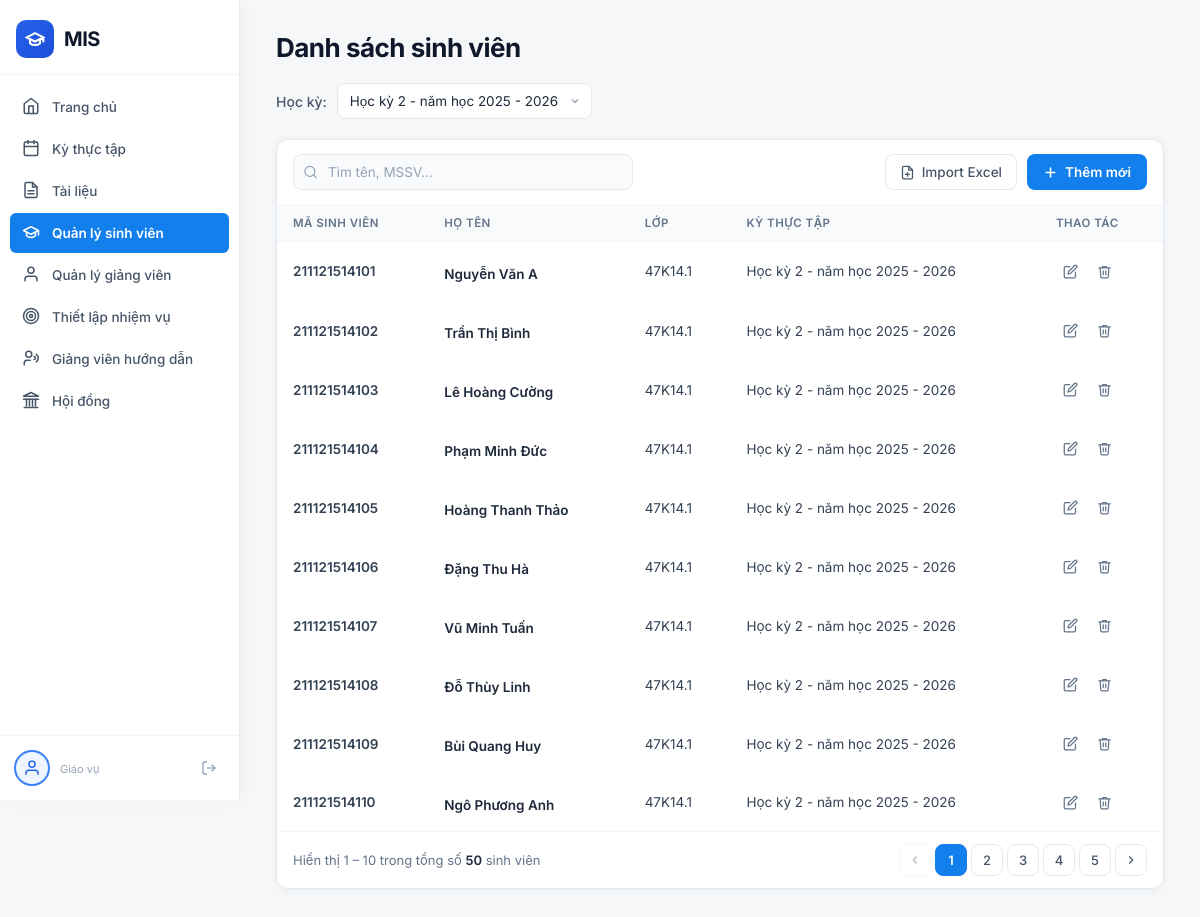
Screenshot of /giao-vu/quan-ly-sinh-vien/ with the database file from the repository.
### Home/models.py (models this page shows, shortened)
class SinhVien(models.Model):
    ma_sv = models.CharField(max_length=20, primary_key=True)
    ho_ten = models.CharField(max_length=255)
    lop = models.CharField(max_length=50)
    ky_hien_tai = models.ForeignKey(KyThucTap, on_delete=models.SET_NULL, null=True)

class KyThucTap(models.Model):
    ten_ky = models.CharField(max_length=255)
    ngay_bat_dau = models.DateField()
    ngay_ket_thuc = models.DateField()
    gv_phu_trach = models.ForeignKey(GiangVien, on_delete=models.SET_NULL, null=True)

### GiaoVu/views.py (the view, shortened to what this page needs)
# urls.py: path('quan-ly-sinh-vien/', views.ql_sinh_vien_view, name='giaovu_qlsinhvien'),
def ql_sinh_vien_view(request):
    selected_ky  = request.GET.get('ky', '')
    search_query = request.GET.get('q', '').strip()
    if not selected_ky and 'ky' not in request.GET:
        newest = KyThucTap.objects.order_by('-id').first()
        if newest:
            selected_ky = str(newest.id)
    sv_list = SinhVien.objects.select_related('ky_hien_tai').all().order_by('ma_sv')
    if selected_ky:
        sv_list = sv_list.filter(ky_hien_tai__id=selected_ky)
    if search_query:
        sv_list = sv_list.filter(Q(ma_sv__icontains=search_query) | Q(ho_ten__icontains=search_query))
    paginator = Paginator(sv_list, 10)
    page_obj  = paginator.get_page(request.GET.get('page', 1))
    context = {
        'current_page' : 'qlsinhvien',
        'danh_sach_ky' : KyThucTap.objects.all().order_by('-id'),
        'page_obj'     : page_obj,
        'selected_ky'  : selected_ky,
        'selected_ky_int': int(selected_ky) if selected_ky.isdigit() else None,
        'search_query' : search_query,
    }
    return render(request, 'GiaoVu/sinh_vien.html', context)

### GiaoVu/templates/GiaoVu/sinh_vien.html (shortened to what this page needs)
{% extends 'GiaoVu/home.html' %}
{% load static %}
{% block extra_css %}
<link rel="stylesheet" href="{% static 'GiaoVu/css/sinh_vien.css' %}">
{% endblock %}
{% block content %}
<div class="page-container">
    <div class="page-header">
        <h1 class="page-title">Danh sách sinh viên</h1>
    </div>
    <div class="filter-bar">
        <label class="filter-label">Học kỳ:</label>
        <form method="get" id="filterForm">
            <select name="ky" class="select-ky" id="kySelect" onchange="document.getElementById('filterForm').submit()">
                {% for ky in danh_sach_ky %}
                <option value="{{ ky.id }}">{{ ky.ten_ky }}</option>
                {% endfor %}
            </select>
        </form>
    </div>
    <div class="table-card">
        <div class="table-toolbar">
            <form method="get" class="search-form" id="searchForm">
                <div class="search-box">
                    <input type="text" name="q" value="{{ search_query }}" placeholder="Tìm tên, MSSV..."
                        class="search-input" id="searchInput" autocomplete="off">
                </div>
            </form>
            <div class="toolbar-actions">
                <button class="btn-import" id="btnImport" type="button">
                    Import Excel
                </button>
                <button class="btn-primary" id="btnThemMoi" type="button">
                    <svg viewBox="0 0 24 24" fill="none" stroke="currentColor" stroke-width="2.5" stroke-linecap="round"
                        stroke-linejoin="round">
                        <line x1="12" y1="5" x2="12" y2="19"></line>
                        <line x1="5" y1="12" x2="19" y2="12"></line>
                    </svg>
                    Thêm mới
                </button>
            </div>
        </div>
        <table class="sv-table">
            <thead>
                <tr>
                    <th>Mã sinh viên</th>
                    <th>HỌ TÊN</th>
                    <th>LỚP</th>
                    <th>KỲ THỰC TẬP</th>
                    <th>THAO TÁC</th>
                </tr>
            </thead>
            <tbody>
                {% for sv in page_obj %}
                <tr>
                    <td class="td-mssv">{{ sv.ma_sv }}</td>
                    <td class="td-hoten">
                        <span class="sv-name">{{ sv.ho_ten }}</span>
                    </td>
                    <td>{{ sv.lop }}</td>
                    <td>{{ sv.ky_hien_tai.ten_ky|default:"—" }}</td>
                    <td class="td-actions">
                        <button class="btn-action btn-edit" type="button" title="Chỉnh sửa" data-ma="{{ sv.ma_sv }}"
                            data-hoten="{{ sv.ho_ten }}" data-lop="{{ sv.lop }}"
                            data-ky="{{ sv.ky_hien_tai.id|default:'' }}">
                            <svg viewBox="0 0 24 24" fill="none" stroke="currentColor" stroke-width="2"
                                stroke-linecap="round" stroke-linejoin="round">
                                <path d="M11 4H4a2 2 0 0 0-2 2v14a2 2 0 0 0 2 2h14a2 2 0 0 0 2-2v-7" />
                                <path d="M18.5 2.5a2.121 2.121 0 0 1 3 3L12 15l-4 1 1-4 9.5-9.5z" />
                            </svg>
                        </button>
                        <button class="btn-action btn-delete" type="button" title="Xóa"
                            onclick="confirmDelete('{{ sv.ma_sv }}', '{{ sv.ho_ten }}')">
                            <svg viewBox="0 0 24 24" fill="none" stroke="currentColor" stroke-width="2"
                                stroke-linecap="round" stroke-linejoin="round">
                                <polyline points="3 6 5 6 21 6" />
                                <path d="M19 6l-1 14a2 2 0 0 1-2 2H8a2 2 0 0 1-2-2L5 6" />
                                <path d="M10 11v6" />
                                <path d="M14 11v6" />
                                <path d="M9 6V4h6v2" />
                            </svg>
                        </button>
                    </td>
                </tr>
                {% empty %}
                <tr>
                    <td colspan="5" class="empty-row">Chưa có sinh viên nào.</td>
                </tr>
                {% endfor %}
            </tbody>
        </table>
        <div class="pagination-bar">
            {% if page_obj.paginator.count > 0 %}
            <span class="pagination-info">Hiển thị {{ page_obj.start_index }} – {{ page_obj.end_index }} trong tổng số <strong>{{ page_obj.paginator.count }}</strong> sinh viên</span>
            {% else %}
            <span class="pagination-info">Không có dữ liệu</span>
            {% endif %}
            <div class="pagination-btns">
                {% if page_obj.has_previous %}
                <a href="?page={{ page_obj.previous_page_number }}{% if selected_ky %}&ky={{ selected_ky }}{% endif %}{% if search_query %}&q={{ search_query }}{% endif %}"
                    class="pg-btn pg-prev">
                    <svg viewBox="0 0 24 24" fill="none" stroke="currentColor" stroke-width="2">
                        <polyline points="15 18 9 12 15 6"></polyline>
                    </svg>
                </a>
                {% else %}
                <button class="pg-btn pg-prev" type="button" disabled>
                    <svg viewBox="0 0 24 24" fill="none" stroke="currentColor" stroke-width="2">
                        <polyline points="15 18 9 12 15 6"></polyline>
                    </svg>
                </button>
                {% endif %}
                {% for num in page_obj.paginator.page_range %}
                {% if num == page_obj.number %}
                <span class="pg-btn pg-active">{{ num }}</span>
                {% else %}
                <a href="?page={{ num }}{% if selected_ky %}&ky={{ selected_ky }}{% endif %}{% if search_query %}&q={{ search_query }}{% endif %}"
                    class="pg-btn">{{ num }}</a>
                {% endif %}
                {% endfor %}
                {% if page_obj.has_next %}
                <a href="?page={{ page_obj.next_page_number }}{% if selected_ky %}&ky={{ selected_ky }}{% endif %}{% if search_query %}&q={{ search_query }}{% endif %}"
                    class="pg-btn pg-next">
                    <svg viewBox="0 0 24 24" fill="none" stroke="currentColor" stroke-width="2">
                        <polyline points="9 18 15 12 9 6"></polyline>
                    </svg>
                </a>
                {% else %}
                <button class="pg-btn pg-next" type="button" disabled>
                    <svg viewBox="0 0 24 24" fill="none" stroke="currentColor" stroke-width="2">
                        <polyline points="9 18 15 12 9 6"></polyline>
                    </svg>
                </button>
                {% endif %}
            </div>
        </div>
    </div>
</div>
{% endblock %}

### GiaoVu/templates/GiaoVu/home.html (shortened to what this page needs)
{% load static %}
<!DOCTYPE html>
<html lang="vi">
<head>
    <link rel="stylesheet" href="{% static 'GiaoVu/css/home.css' %}">
    {% block extra_css %}{% endblock %}
</head>
<body>
    <aside class="sidebar" id="sidebar">
        <div class="sidebar-logo">
            <div class="logo-icon">
                <svg viewBox="0 0 24 24" fill="none" stroke="currentColor" stroke-width="2.5">
                    <path d="M22 10v6M2 10l10-5 10 5-10 5z" />
                    <path d="M6 12v5c3 3 9 3 12 0v-5" />
                </svg>
            </div>
            <span class="logo-text">MIS</span>
        </div>
        <nav class="sidebar-nav">
            <a href="{% url 'GiaoVu:giaovu_home' %}" class="nav-item {% if current_page == 'home' %}active{% endif %}"
                id="nav-home">
                <span class="nav-icon">
                    <svg viewBox="0 0 24 24" fill="none" stroke="currentColor" stroke-width="2" stroke-linecap="round"
                        stroke-linejoin="round">
                        <path d="M3 9l9-7 9 7v11a2 2 0 0 1-2 2H5a2 2 0 0 1-2-2z" />
                        <polyline points="9 22 9 12 15 12 15 22" />
                    </svg>
                </span>
                <span class="nav-label">Trang chủ</span>
            </a>
            <a href="{% url 'GiaoVu:giaovu_kythuctap' %}"
                class="nav-item {% if current_page == 'kythuctap' %}active{% endif %}" id="nav-kythuctap">
                <span class="nav-icon">
                    <svg viewBox="0 0 24 24" fill="none" stroke="currentColor" stroke-width="2" stroke-linecap="round"
                        stroke-linejoin="round">
                        <rect x="3" y="4" width="18" height="18" rx="2" ry="2" />
                        <line x1="16" y1="2" x2="16" y2="6" />
                        <line x1="8" y1="2" x2="8" y2="6" />
                        <line x1="3" y1="10" x2="21" y2="10" />
                    </svg>
                </span>
                <span class="nav-label">Kỳ thực tập</span>
            </a>
            <a href="#" class="nav-item {% if current_page == 'tailieu' %}active{% endif %}" id="nav-tailieu">
                <span class="nav-icon">
                    <svg viewBox="0 0 24 24" fill="none" stroke="currentColor" stroke-width="2" stroke-linecap="round"
                        stroke-linejoin="round">
                        <path d="M14 2H6a2 2 0 0 0-2 2v16a2 2 0 0 0 2 2h12a2 2 0 0 0 2-2V8z" />
                        <polyline points="14 2 14 8 20 8" />
                        <line x1="16" y1="13" x2="8" y2="13" />
                        <line x1="16" y1="17" x2="8" y2="17" />
                    </svg>
                </span>
                <span class="nav-label">Tài liệu</span>
            </a>
            <a href="{% url 'GiaoVu:giaovu_qlsinhvien' %}"
                class="nav-item {% if current_page == 'qlsinhvien' %}active{% endif %}" id="nav-qlsinhvien">
                <span class="nav-icon">
                    <svg viewBox="0 0 24 24" fill="none" stroke="currentColor" stroke-width="2" stroke-linecap="round"
                        stroke-linejoin="round">
                        <path d="M22 10v6M2 10l10-5 10 5-10 5z" />
                        <path d="M6 12v5c3 3 9 3 12 0v-5" />
                    </svg>
                </span>
                <span class="nav-label">Quản lý sinh viên</span>
            </a>
            <a href="{% url 'GiaoVu:giaovu_qlgiangvien' %}"
                class="nav-item {% if current_page == 'qlgiangvien' %}active{% endif %}" id="nav-qlgiangvien">
                <span class="nav-icon">
                    <svg viewBox="0 0 24 24" fill="none" stroke="currentColor" stroke-width="2" stroke-linecap="round"
                        stroke-linejoin="round">
                        <path d="M20 21v-2a4 4 0 0 0-4-4H8a4 4 0 0 0-4 4v2" />
                        <circle cx="12" cy="7" r="4" />
                    </svg>
                </span>
                <span class="nav-label">Quản lý giảng viên</span>
            </a>
            <a href="#" class="nav-item {% if current_page == 'nhiemvu' %}active{% endif %}" id="nav-nhiemvu">
                <span class="nav-icon">
                    <svg viewBox="0 0 24 24" fill="none" stroke="currentColor" stroke-width="2" stroke-linecap="round"
                        stroke-linejoin="round">
                        <circle cx="12" cy="12" r="10" />
                        <circle cx="12" cy="12" r="6" />
                        <circle cx="12" cy="12" r="2" />
                    </svg>
                </span>
                <span class="nav-label">Thiết lập nhiệm vụ</span>
            </a>
            <a href="#" class="nav-item {% if current_page == 'giangvienhd' %}active{% endif %}" id="nav-giangvienhd">
                <span class="nav-icon">
                    <svg viewBox="0 0 24 24" fill="none" stroke="currentColor" stroke-width="2" stroke-linecap="round"
                        stroke-linejoin="round">
                        <circle cx="9" cy="7" r="4" />
                        <path d="M3 21v-2a4 4 0 0 1 4-4h4" />
                        <path d="M16 10a2 2 0 0 1 0 4" />
                        <path d="M19 7a6 6 0 0 1 0 10" />
                    </svg>
                </span>
                <span class="nav-label">Giảng viên hướng dẫn</span>
            </a>
            <a href="#" class="nav-item {% if current_page == 'hoidong' %}active{% endif %}" id="nav-hoidong">
                <span class="nav-icon">
                </span>
                <span class="nav-label">Hội đồng</span>
            </a>
        </nav>
        <div class="sidebar-user">
            <div class="user-avatar">
                <svg viewBox="0 0 24 24" fill="none" stroke="currentColor" stroke-width="2">
                    <path d="M20 21v-2a4 4 0 0 0-4-4H8a4 4 0 0 0-4 4v2" />
                    <circle cx="12" cy="7" r="4" />
                </svg>
            </div>
            <div class="user-info">
                <span class="user-role">Giáo vụ</span>
            </div>
            <a href="{% url 'logout' %}" class="logout-btn" title="Đăng xuất">
                <svg viewBox="0 0 24 24" fill="none" stroke="currentColor" stroke-width="2">
                    <path d="M9 21H5a2 2 0 0 1-2-2V5a2 2 0 0 1 2-2h4" />
                    <polyline points="16 17 21 12 16 7" />
                    <line x1="21" y1="12" x2="9" y2="12" />
                </svg>
            </a>
        </div>
    </aside>
    <main class="main-content">
        {% block content %}{% endblock %}
    </main>
</body>
</html>

### rows the page displays
SinhVien: ma_sv "211121514101", ho_ten "Nguyễn Văn A", lop "47K14.1", ky_hien_tai.ten_ky "Học kỳ 2 - năm học 2025 - 2026"
SinhVien: ma_sv "211121514102", ho_ten "Trần Thị Bình", lop "47K14.1", ky_hien_tai.ten_ky "Học kỳ 2 - năm học 2025 - 2026"
SinhVien: ma_sv "211121514103", ho_ten "Lê Hoàng Cường", lop "47K14.1", ky_hien_tai.ten_ky "Học kỳ 2 - năm học 2025 - 2026"
SinhVien: ma_sv "211121514104", ho_ten "Phạm Minh Đức", lop "47K14.1", ky_hien_tai.ten_ky "Học kỳ 2 - năm học 2025 - 2026"
SinhVien: ma_sv "211121514105", ho_ten "Hoàng Thanh Thảo", lop "47K14.1", ky_hien_tai.ten_ky "Học kỳ 2 - năm học 2025 - 2026"
SinhVien: ma_sv "211121514106", ho_ten "Đặng Thu Hà", lop "47K14.1", ky_hien_tai.ten_ky "Học kỳ 2 - năm học 2025 - 2026"
SinhVien: ma_sv "211121514107", ho_ten "Vũ Minh Tuấn", lop "47K14.1", ky_hien_tai.ten_ky "Học kỳ 2 - năm học 2025 - 2026"
SinhVien: ma_sv "211121514108", ho_ten "Đỗ Thùy Linh", lop "47K14.1", ky_hien_tai.ten_ky "Học kỳ 2 - năm học 2025 - 2026"
SinhVien: ma_sv "211121514109", ho_ten "Bùi Quang Huy", lop "47K14.1", ky_hien_tai.ten_ky "Học kỳ 2 - năm học 2025 - 2026"
SinhVien: ma_sv "211121514110", ho_ten "Ngô Phương Anh", lop "47K14.1", ky_hien_tai.ten_ky "Học kỳ 2 - năm học 2025 - 2026"

### other values shown
{{ page_obj.start_index }} "1"
{{ page_obj.end_index }} "10"
{{ page_obj.paginator.count }} "50"
{{ num }} "1"
{{ num }} "2" "3" "4" "5"
form field ky "Học kỳ 2 - năm học 2025 - 2026"
